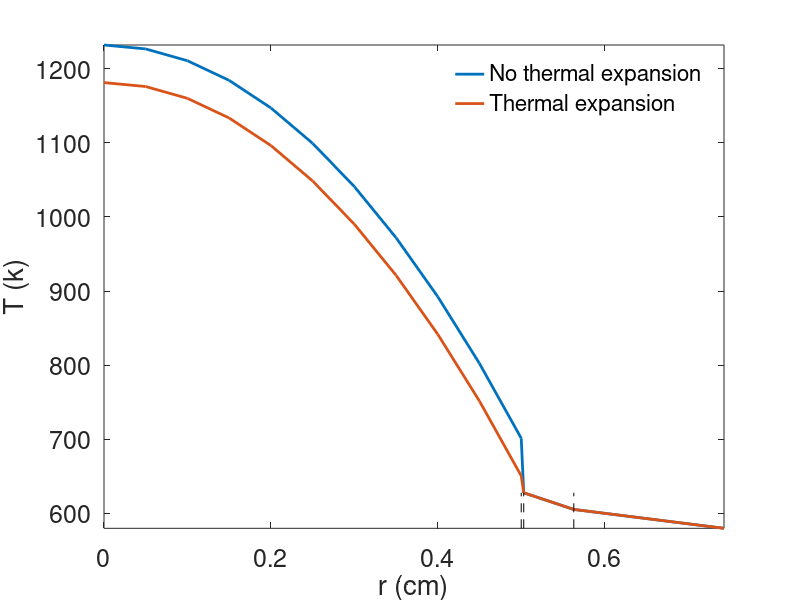

Reproduce this figure in MATLAB.
%Temperature profile in the fuel
clear
close all

Tcool = 580;
LHR = 200;
hcool = 2.5;
Rf = 0.5;
dc = 0.06;
dg = 30e-4;
kc = 0.17;
k = 0.03;
alphaf = 11.0e-6;
alphac = 7.1e-6;
Tfab = 373;

TCO = Tcool + LHR/(2*pi*Rf*hcool);
TCI = TCO + LHR*dc/(2*pi*Rf*kc);
kHe = 16e-6*TCI^0.79;
hgap = kHe/dg;
Ts = TCI + LHR/(2*pi*Rf*hgap);
T0 = Ts + LHR/(4*pi*k);

temps = [TCI,TCO,Tcool];

r = (0:10)/10*Rf;
Tf = LHR/(4*pi*k)*(1-r.^2./Rf.^2) + Ts;
temps_noexp = [Tf,temps];
rpl = [r,Rf+dg,Rf+dg+dc,Rf+dg+dc*4];

%Change in cladding thickness
Ri = Rf+dg;
Ro = Rf+dg+dc;
expC = alphac*mean([Ri,Ro])*(mean([TCI TCO])-Tfab)
ndg = dg;
i = 0;
fprintf(1,'%d, hgap = %f, dg = %g, Ts = %f, and T0 = %f\n',i, hgap, ndg, Ts, T0)
Ddg = 1;
while Ddg > 1e-6
    i = i+1;
    expf = alphaf*Rf*(mean([Ts T0])-Tfab);
    Dgap = expC-expf;
    odg = ndg;
    ndg = dg + Dgap;
    hgap = kHe/ndg;
    Ts = TCI + LHR/(2*pi*(Rf+expf)*hgap);
    T0 = Ts + LHR/(4*pi*k);
    fprintf(1,'%d, hgap = %f, dg = %g, Ts = %f, and T0 = %f\n',i, hgap, ndg, Ts, T0)
    Ddg = abs(odg - ndg)/odg;
end

temps = [TCI,TCO,Tcool];

r = (0:10)/10*Rf;
Tf = LHR/(4*pi*k)*(1-r.^2./Rf.^2) + Ts;
temps_exp = [Tf,temps];

figure(1)
set(gcf,'units','inches','position',[1,1,6,4])
plot(rpl,[temps_noexp; temps_exp],'linewidth',2);
axis tight
xlabel('r (cm)')
ylabel('T (k)')
hold on
plot([Rf Rf],[min(temps), max(temps)],'k--')
plot([Rf+dg Rf+dg],[min(temps), max(temps)],'k--')
plot([Rf+dg+dc Rf+dg+dc],[min(temps), max(temps)],'k--')
set(gca,'fontsize',18)
legend('No thermal expansion', 'Thermal expansion')
legend boxoff
